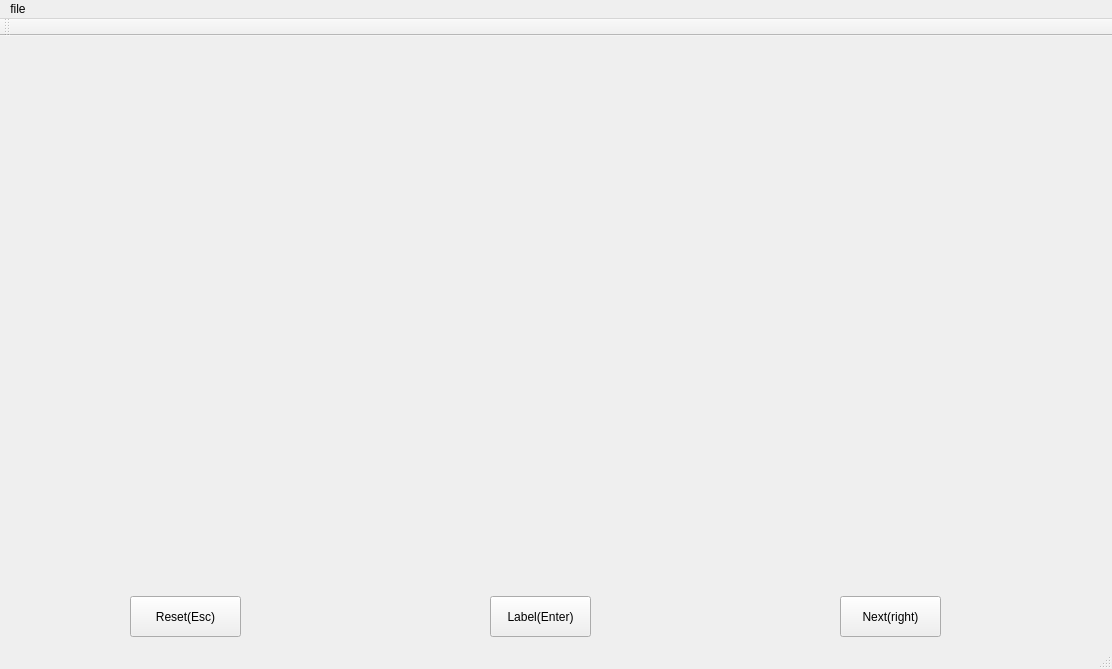
<?xml version="1.0" encoding="UTF-8"?>
<ui version="4.0">
 <class>MainWindow</class>
 <widget class="QMainWindow" name="MainWindow">
  <property name="geometry">
   <rect>
    <x>0</x>
    <y>0</y>
    <width>1112</width>
    <height>669</height>
   </rect>
  </property>
  <property name="windowTitle">
   <string>manual labeling</string>
  </property>
  <widget class="QWidget" name="centralWidget">
   <widget class="QLabelEx" name="Image">
    <property name="geometry">
     <rect>
      <x>70</x>
      <y>10</y>
      <width>971</width>
      <height>531</height>
     </rect>
    </property>
    <property name="text">
     <string/>
    </property>
    <property name="wordWrap">
     <bool>false</bool>
    </property>
   </widget>
   <widget class="QPushButton" name="Next">
    <property name="geometry">
     <rect>
      <x>840</x>
      <y>560</y>
      <width>101</width>
      <height>41</height>
     </rect>
    </property>
    <property name="text">
     <string>Next(right)</string>
    </property>
    <property name="shortcut">
     <string>Right</string>
    </property>
   </widget>
   <widget class="QPushButton" name="Label">
    <property name="geometry">
     <rect>
      <x>490</x>
      <y>560</y>
      <width>101</width>
      <height>41</height>
     </rect>
    </property>
    <property name="text">
     <string>Label(Enter)</string>
    </property>
    <property name="shortcut">
     <string>Return</string>
    </property>
   </widget>
   <widget class="QPushButton" name="Reset">
    <property name="geometry">
     <rect>
      <x>130</x>
      <y>560</y>
      <width>111</width>
      <height>41</height>
     </rect>
    </property>
    <property name="text">
     <string>Reset(Esc)</string>
    </property>
    <property name="shortcut">
     <string>Esc</string>
    </property>
   </widget>
  </widget>
  <widget class="QMenuBar" name="menuBar">
   <property name="geometry">
    <rect>
     <x>0</x>
     <y>0</y>
     <width>1112</width>
     <height>28</height>
    </rect>
   </property>
   <widget class="QMenu" name="menufile">
    <property name="title">
     <string>file</string>
    </property>
    <addaction name="actionopen_folder"/>
   </widget>
   <addaction name="menufile"/>
  </widget>
  <widget class="QToolBar" name="mainToolBar">
   <attribute name="toolBarArea">
    <enum>TopToolBarArea</enum>
   </attribute>
   <attribute name="toolBarBreak">
    <bool>false</bool>
   </attribute>
  </widget>
  <widget class="QStatusBar" name="statusBar"/>
  <action name="actionopen_folder">
   <property name="text">
    <string>open folder(ctrl+o)</string>
   </property>
   <property name="shortcut">
    <string>Ctrl+O</string>
   </property>
  </action>
 </widget>
 <layoutdefault spacing="6" margin="11"/>
 <customwidgets>
  <customwidget>
   <class>QLabelEx</class>
   <extends>QLabel</extends>
   <header>qlabelex.h</header>
   <slots>
    <signal>clicked()</signal>
   </slots>
  </customwidget>
 </customwidgets>
 <resources/>
 <connections/>
</ui>
